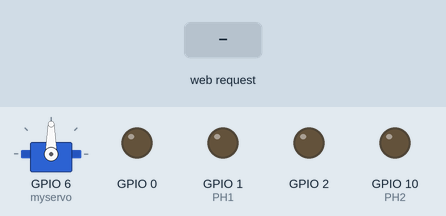
A sketch run on a simulated ESP32-S3. On the bench: servo, output pins drawn as LEDs (lit = HIGH). The test bench sets the inputs (shaded band). What the sketch prints to the serial monitor is not drawn.

Above: at 1.2 s.
1.3 s: HTTP request GET /servoO received
At 2.4 s:
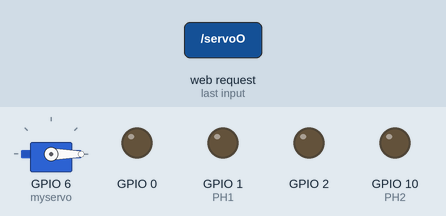
2.8 s: HTTP request GET /servoC received
At 3.6 s:
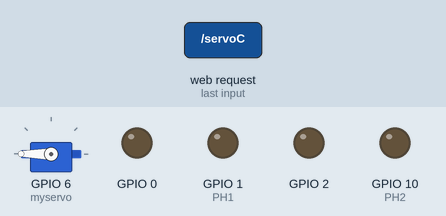
4.3 s: HTTP request GET /left?value=1 received
At 4.7 s:
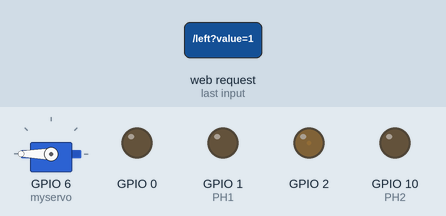
5.8 s: HTTP request GET /left?value=120 received
At 7.0 s:
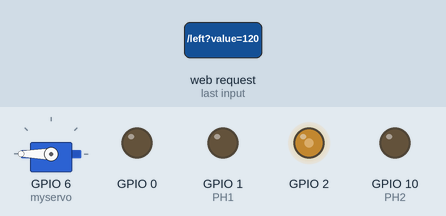
7.3 s: HTTP request GET /right?value=1 received
At 8.2 s:
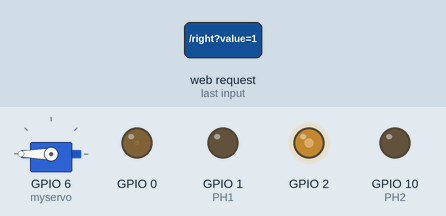
8.8 s: HTTP request GET /left?value=0 received
At 9.3 s:
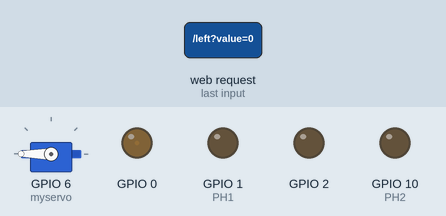
Timing chart, 0 to 11.3 s (numbered marks = the images above; inputs shaded):
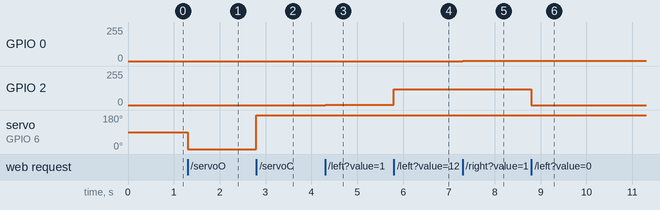

Measured:
- after the input at 1.3 s, servo on GPIO 6 (myservo): 90° → 0° at once
- after the input at 2.8 s, servo on GPIO 6 (myservo): 0° → 180° at once
- after the input at 4.3 s, GPIO 2: 0/255 → 1/255 at once
- after the input at 5.8 s, GPIO 2: 1/255 → 120/255 at once
- after the input at 7.3 s, GPIO 0: 0/255 → 1/255 at once
- after the input at 8.8 s, GPIO 2: 120/255 → 0/255 at once

The sketch:

ESP32_WIFI_CONTROLLER.ino
```cpp
#include <ESP32Servo.h>
#include <WiFi.h>
#include <WebServer.h>

// Replace with your network credentials
const char* ssid = "ESP32_AP";
const char* password = "12345678"; // Minimum 8 characters for WPA2

// Create an instance of the WebServer on port 80
WebServer server(80);

// Pin assignments
const int EN1 = 0; // PWM control for motor M1
const int PH1 = 1; // Direction control for motor M1
const int EN2 = 2; // PWM control for motor M2
const int PH2 = 10; // Direction control for motor M2

Servo myservo;

// Embedded CSS
const char css[] PROGMEM = R"rawliteral(
body {
    display: flex;
    overflow: hidden;
    justify-content: center;
    align-items: center;
    height: 100vh;
    margin: 0;
    padding: 0;
    background-color: #edebeb;
    font-weight: bold;
    font-family: Monospace, sans-serif;
}
.controller {
    display: flex;
            justify-content: space-between;
            align-items: center;
            width: 800px;
            height: 275px;
            background: linear-gradient(145deg, #ffffff, #f0f0f0);
            border: none;
            border-radius: 20px;
            padding: 20px;
            box-shadow: 20px 20px 60px #d0d0d0,
                        -20px -20px 60px #ffffff;
}
.slider-container {
    display: flex;
            flex-direction: column;
            justify-content: center;
            align-items: center;
            height: 100%;
    }
  input[type="range"] {
            -webkit-appearance: none;
            appearance: none;
            writing-mode: bt-lr;
            transform: rotate(-90deg);
            width: 250px;
            height: 25px;
            background: linear-gradient(90deg, #8e8d94, #44434a);
            outline: none;
            border-radius: 25px;
            margin: 115px 0;
            box-shadow: inset 2px 2px 5px #d0d0d0,
                        inset -2px -2px 5px #ffffff; }
    input[type="range"]::-webkit-slider-thumb {
            -webkit-appearance: none;
            width: 75px;
            height: 75px;
            background: linear-gradient(145deg, #bdbdbd, #aba9a9);
            cursor: pointer;
            border-radius: 50%;
            box-shadow: 0px 0px 10px rgba(0, 0, 0, 0.2);
            transition: all 0.3s ease;
        }
        .button-container button {
            width: 150px;
            height: 80px;
            margin: 12px 0;
            background: linear-gradient(145deg, #e6e6e6, #ffffff);
            color: #333;
            border: none;
            border-radius: 15px;
            cursor: pointer;
            font-size: 18px;
            font-weight: bold;
            font-family: Monospace, monospace;
            transition: all 0.3s ease;
            box-shadow: 5px 5px 10px #d0d0d0,
                        -5px -5px 10px #ffffff;
        }
button {
    margin: 10px;
    padding: 10px 20px;
    font-size: 16px;
    cursor: pointer;
    border: none;
    background-color: #007bff;
    color: white;
    border-radius: 5px;
}
button:hover {
    background-color: #0056b3;
}
)rawliteral";

// Embedded JavaScript
const char js[] PROGMEM = R"rawliteral(
function moveR(value) { fetch(`/right?value=${value}`); }
function moveL(value) { fetch(`/left?value=${value}`); }
function servoOpen() { fetch('/servoO'); }
function servoClose() { fetch('/servoC'); }
)rawliteral";

void handleRoot() {
  const char html[] PROGMEM = R"rawliteral(
  <!DOCTYPE html>
  <html lang="en">
  <head>
      <meta charset="UTF-8">
      <meta name="viewport" content="width=device-width, initial-scale=1.0">
      <title>RC Tank Controller</title>
      <link rel="stylesheet" href="/style.css">
      <script src="/script.js"></script>
  </head>
  <body>

      <div class="controller">
          <!-- Left Slider -->
          <div class="slider-container">
              <label for="left-slider">LEFT</label>
              <input id="left-slider" type="range" min="-255" max="255" oninput="moveL(this.value)" value="0">
          </div>
          <!-- Buttons -->
          <div class="button-container">
              <button onclick="servoOpen()">OPEN</button>
              <button onclick="servoClose()">CLOSE</button>
              <button>SPECIAL</button>
          </div>
          <!-- Right Slider -->
          <div class="slider-container">
              <label for="right-slider">RIGHT</label>
              <input id="right-slider" type="range" min="-255" max="255" oninput="moveR(this.value)" value="0">
          </div>
      </div>
  <script>
        const leftSlider = document.getElementById('left-slider');
        const rightSlider = document.getElementById('right-slider');
        leftSlider.addEventListener('input', (e) => {
            console.log(`Left slider value: ${e.target.value}`);
        });
        rightSlider.addEventListener('input', (e) => {
            console.log(`Right slider value: ${e.target.value}`);
        });
        leftSlider.addEventListener('touchend', () => {
            leftSlider.style.transition = 'all 0.3s ease';
            leftSlider.value = 0;
            moveL(0)
            console.log('Left slider reset to 0');
            setTimeout(() => {
                leftSlider.style.transition = 'none';
            }, 300);
        });
        rightSlider.addEventListener('touchend', () => {
            rightSlider.style.transition = 'all 0.3s ease';
            rightSlider.value = 0;
            moveR(0)
            console.log('Right slider reset to 0');
            setTimeout(() => {
                rightSlider.style.transition = 'none';
            }, 300);
        });
        // Button interactions
        document.getElementById('button1').addEventListener('click', () => {
            console.log('Button 1 clicked');
        });
        document.getElementById('button2').addEventListener('click', () => {
            console.log('Button 2 clicked');
        });
        document.getElementById('button3').addEventListener('click', () => {
            console.log('Button 3 clicked');
        });
    </script>
  </body>
  </html>
  )rawliteral";
  server.send(200, "text/html", html);
}

void handleCSS() {
  server.send(200, "text/css", css);
}

void handleJS() {
  server.send(200, "application/javascript", js);
}

void handleRightM() {
  if (server.hasArg("value")) {
    int speedR = server.arg("value").toInt();
    if (speedR > 0) {
      ledcWrite(EN1, speedR);
      digitalWrite(PH1, LOW);
    } else if (speedR < 0) {
      ledcWrite(EN1, -speedR); // Use absolute value for negative speeds
      digitalWrite(PH1, HIGH);
    } else {
      ledcWrite(EN1, 0);
    }
    server.send(200, "text/plain", "Right motor speed updated.");
  } else {
    server.send(400, "text/plain", "Missing 'value' parameter.");
  }
}

void handleLeftM() {
  if (server.hasArg("value")) {
    int speedL = server.arg("value").toInt();
    if (speedL > 0) {
      ledcWrite(EN2, speedL);
      digitalWrite(PH2, LOW);
    } else if (speedL < 0) {
      ledcWrite(EN2, -speedL); // Use absolute value for negative speeds
      digitalWrite(PH2, HIGH);
    } else {
      ledcWrite(EN2, 0);
    }
    server.send(200, "text/plain", "Left motor speed updated.");
  } else {
    server.send(400, "text/plain", "Missing 'value' parameter.");
  }
}

void handleServoOpen() {
  myservo.write(0);
  server.send(200, "text/plain", "Servo opened.");
}

void handleServoClose() {
  myservo.write(180);
  server.send(200, "text/plain", "Servo closed.");
}

void setup() {
  Serial.begin(115200);

  // Set motor pins as outputs
  pinMode(PH1, OUTPUT);
  pinMode(PH2, OUTPUT);

  // Setup PWM for motors
  ledcAttachChannel(EN1, 1000, 8, 0); // Channel 0, 1kHz, 8-bit resolution
  ledcAttachChannel(EN2, 1000, 8, 1); // Channel 1, 1kHz, 8-bit resolution

  // Setup Servo
  ESP32PWM::allocateTimer(0);
  ESP32PWM::allocateTimer(1);
  ESP32PWM::allocateTimer(2);
  ESP32PWM::allocateTimer(3);
  myservo.setPeriodHertz(50); // Standard 50 Hz servo
  myservo.attach(6, 1000, 2000);

  // Start Access Point
  Serial.println("Setting up Access Point...");
  WiFi.softAP(ssid, password);

  IPAddress IP = WiFi.softAPIP();
  Serial.println("Access Point established.");
  Serial.print("IP address: ");
  Serial.println(IP);

  // Define routes
  server.on("/", handleRoot);
  server.on("/style.css", handleCSS);
  server.on("/script.js", handleJS);
  server.on("/left", handleLeftM);
  server.on("/right", handleRightM);
  server.on("/servoO", handleServoOpen);
  server.on("/servoC", handleServoClose);

  // Start the server
  server.begin();
}

void loop() {
  server.handleClient();
}
```
